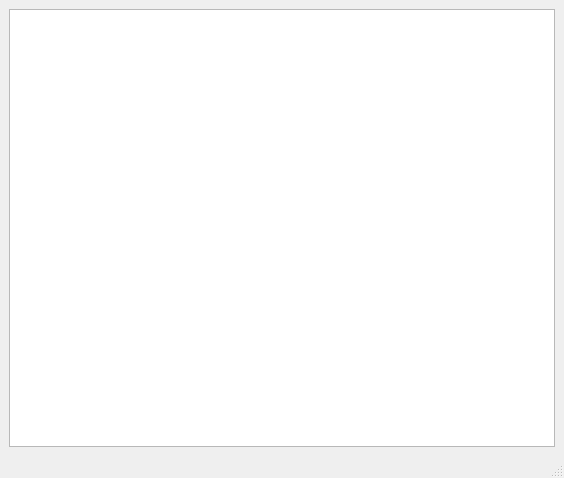
<?xml version="1.0" encoding="UTF-8"?>
<ui version="4.0">
 <class>QueryWindow</class>
 <widget class="QMainWindow" name="QueryWindow">
  <property name="geometry">
   <rect>
    <x>0</x>
    <y>0</y>
    <width>564</width>
    <height>478</height>
   </rect>
  </property>
  <property name="windowTitle">
   <string>MainWindow</string>
  </property>
  <widget class="QWidget" name="centralwidget">
   <layout class="QHBoxLayout" name="horizontalLayout">
    <item>
     <widget class="QTableView" name="tableView"/>
    </item>
   </layout>
  </widget>
  <widget class="QMenuBar" name="menubar">
   <property name="geometry">
    <rect>
     <x>0</x>
     <y>0</y>
     <width>564</width>
     <height>21</height>
    </rect>
   </property>
  </widget>
  <widget class="QStatusBar" name="statusbar"/>
 </widget>
 <resources/>
 <connections/>
</ui>
